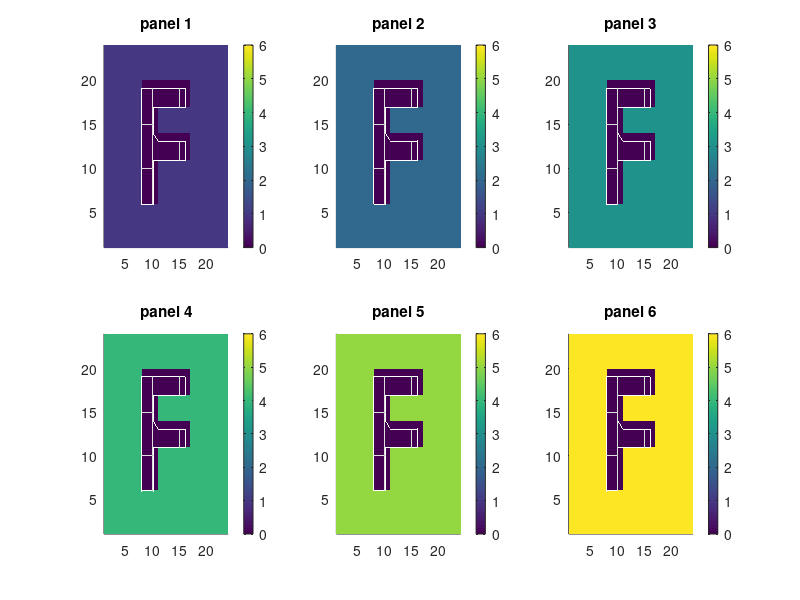

Source code (MATLAB): (Note: this script raises an error after producing the figure.)
% compare_Tempest_GMAO_LL2CS.m
% This script converts Tempest LL2CS output to xData and tests whether it
% regrids lat/lon to cubed sphere roughly the same as a GMAO tilefile
% for the same resolutions. The comparison is made by the user by visually
% inspecting output figures.

clear all; close all

%=======================================================================
% Test case setup (edit this section to match your local settings/files)
%=======================================================================
% Tools and work paths
homeDir = '/n/home08/elundgren/GCHP/tools/';
CSGridDir = [homeDir, 'CSGrid/'];

% Choose what test to run (options are defined in gridParams)
testid = 6;

% Set test case grid parameters
gridParams = [[72  46  48 ]; % test 1 lon, lat, cs
              [360 180 24 ]; % test 2 lon, lat, cs
              [360 180 48 ]; % etc
              [360 180 90 ];
              [360 180 180]
              [144 91  24]];
dateline='DC';
polar='PC';

% Set grid parameters for the chosen test case
Nlon = gridParams( testid, 1 );
Nlat = gridParams( testid, 2 );
NX   = gridParams( testid, 3 );

% Set Tempest LL2CS netcdf info
% NOTE: files created using ~elundgren/GCHP/tools/Tempest/runTempest.sh
%       with unaltered tempestremap copied from /n/home03/zhuangjw/test/.
%       I sourced the GCHP bashrc prior to compiling and running.
tempStr = ['lon' num2str(Nlon) '_lat' num2str(Nlat)];
NXStr = num2str(NX);
tempestPath = [homeDir, 'Tempest/output/' dateline '_' polar '/' tempStr '_c' NXStr '/'];
tempestFile =  [tempStr '-to-c' NXStr '_MAP_' dateline '_' polar '.nc'];

% Set GMAO tilefile info
gmaoPath = [homeDir, 'TileFiles/GMAO/'];
lonStr = [repmat('0', 1, 4-length(num2str(Nlon))), num2str(Nlon)];
latStr = [repmat('0', 1, 4-length(num2str(Nlat))), num2str(Nlat)];
cStr   = [repmat('0', 1, 4-length(num2str(NX))),   num2str(NX)];
gmaoFile = [dateline lonStr 'x' polar latStr '_CF' cStr 'x6C.bin']; 

% Define Tempest tile file to write (you will be asked if you want to save)
% NOTE: use same name as GMAO tilefile for ready compatibility with ExtData
tempestTileFile = [homeDir, 'TileFiles/Tempest/' gmaoFile]; 

addpath(genpath(CSGridDir));

% To save plots:
plotsdir = '~elundgren/GCHP/tools/Plots/Tempest_vs_GMAO_tilefiles/';
addpath(genpath('~elundgren/matlab/export_fig'));
addpath(genpath('~elundgren/matlab/b2r')); % for blue to red colormap

%======================================================
%  Generate fake reference CS data for testing
%======================================================
CSdata_fake = zeros(NX,NX*6);

% a "F"-like graph to check the cube-face orientation. Seems silly.. 
F = zeros(NX,NX);
Fwidth = fix(NX/15);
minX = fix(NX/3);
maxX = fix(NX*2/3);
minY = fix(NX/4);
midY = fix(NX/2);
maxY = fix(NX*3/4);
F( minX : minX + 2*Fwidth, minY : maxY                   ) = 1;
F( minX : maxX,            midY - Fwidth : midY + Fwidth ) = 1;
F( minX : maxX,                   maxY - Fwidth : maxY + Fwidth ) = 1;

% Set background value to the panel number, include F in 'fake' data
for i=1:6
    CSdata_bg(:, i*NX-NX+1 : i*NX) = i * ones(NX,NX); 
    CSdata_fake(:, i*NX-NX+1 : i*NX) = i * ( ones(NX,NX) - F ); 
end

% plot
figure;
for i=1:6
    subplot(2,3,i)
    surf(CSdata_fake(:,i*NX-NX+1:i*NX)','EdgeColor','None');
    colorbar
    caxis([0,6])
    xlim([1,NX])
    ylim([1,NX])
    view(2); 
    title(sprintf('panel %d',i));
end   
suptitle('original cs')

% Save figure
filename = ['CSorig_', tempStr, '_c', NXStr]; 
eval(['export_fig ', [plotsdir, filename], '.png -nocrop']); 

%======================================================
% Use existing GMAO tilefile for regridding
%======================================================
xData_gmao = readTileFile([ gmaoPath, gmaoFile]);

% regrid cubed sphere to lat/lon using GMAO tile file
[ LLdata_ref ] = regridAndPlot( CSdata_fake , xData_gmao, 'CS2LL', ...
			        'original cs --gmao--> lat/lon'); 

% regrid lat/lon back to cubed sphere (reference)
[ CSdata_GMAO ] = regridAndPlot( LLdata_ref, xData_gmao, 'LL2CS', ...
			         'lat/lon --gmao--> cs (ref)');

% Save figure
filename = ['CSgmao_', tempStr, '_c', NXStr]; 
eval(['export_fig ', [plotsdir, filename], '.png -nocrop']); 

%==================================================
% Read/transform Tempest LL2CS netcdf info to xData
%==================================================
xData_temp = readTempest( [tempestPath, tempestFile], Nlon, Nlat, NX, ...
			 dateline, polar);

%==================================================
% Regrid lat/lon to CS to compare with reference
%==================================================
[ CSdata_tempest ] = regridAndPlot( LLdata_ref, xData_temp, 'LL2CS', ...
				   'lat/lon --tempest--> cs (after fixes)');

% Save figure
filename = ['CStempest_', tempStr, '_c', NXStr]; 
eval(['export_fig ', [plotsdir, filename], '.png -nocrop']); 

%=======================================================================
% Plot the regrid differences (Tempest - GMAO), normalized by background
%=======================================================================
CSdata_diff = ( CSdata_tempest - CSdata_GMAO ) ./ CSdata_bg;
[ CSdata_diff ] = regridAndPlot( CSdata_diff, xData_temp, 'LL2CS', ...
				 [num2str(Nlon) 'x' num2str(Nlat), ...
				  ' -> ', NXStr, ...
				  ': ( Tempest - GMAO ) / background'], ...
				 false, true); 
		                 % Last two args are optional:
                                 % passing 1st arg as false skips regridding,
		                 % passing 2nd arg as true uses blue to red cmap

% Save figure
filename = ['GMAO_vs_Tempest_', tempStr, '_c', NXStr]; 
eval(['export_fig ', [plotsdir, filename], '.png -nocrop']); 

%====================================
% Create tilefile with Tempest xData?
%====================================
prompt = 'Do you want to create a new tile file from the Tempest data? (y/n)\n';
answer = input(prompt,'s');
if strcmp(answer,'y');
   writeTileFile( tempestTileFile, xData_temp );

   %==========================================================
   % Display GMAO and new Tempest tilefile info for validation
   % NOTE: Tempest and GMAO numPoints differ in xData.
   %       This is to be expected. However, they should be
   %       approximately the same.
   %==========================================================
   xData_gmao = displayTileFile( [ gmaoPath, gmaoFile] );
   xData_new  = displayTileFile( tempestTileFile );
elseif strcmp(answer,'n');
   fprintf('No tile file created\n');		 
else
   error('not a valid answer');
end









